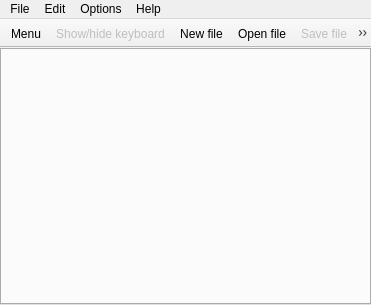
<?xml version="1.0" encoding="UTF-8"?>
<ui version="4.0">
 <class>MainWindow</class>
 <widget class="QMainWindow" name="MainWindow">
  <property name="geometry">
   <rect>
    <x>0</x>
    <y>0</y>
    <width>371</width>
    <height>305</height>
   </rect>
  </property>
  <property name="windowTitle">
   <string>MainWindow</string>
  </property>
  <widget class="QWidget" name="centralWidget">
   <layout class="QVBoxLayout" name="verticalLayout_2">
    <property name="spacing">
     <number>0</number>
    </property>
    <property name="leftMargin">
     <number>0</number>
    </property>
    <property name="topMargin">
     <number>0</number>
    </property>
    <property name="rightMargin">
     <number>0</number>
    </property>
    <property name="bottomMargin">
     <number>0</number>
    </property>
    <item>
     <widget class="QStackedWidget" name="stackedWidget">
      <property name="currentIndex">
       <number>0</number>
      </property>
      <widget class="QWidget" name="mainScreen">
       <layout class="QVBoxLayout" name="verticalLayout">
        <property name="spacing">
         <number>0</number>
        </property>
        <property name="leftMargin">
         <number>0</number>
        </property>
        <property name="topMargin">
         <number>0</number>
        </property>
        <property name="rightMargin">
         <number>0</number>
        </property>
        <property name="bottomMargin">
         <number>0</number>
        </property>
        <item>
         <widget class="QTabWidget" name="tabWidget">
          <property name="tabsClosable">
           <bool>false</bool>
          </property>
          <property name="movable">
           <bool>true</bool>
          </property>
         </widget>
        </item>
       </layout>
      </widget>
     </widget>
    </item>
   </layout>
  </widget>
  <widget class="QMenuBar" name="menuBar">
   <property name="geometry">
    <rect>
     <x>0</x>
     <y>0</y>
     <width>371</width>
     <height>21</height>
    </rect>
   </property>
   <widget class="QMenu" name="menuFile">
    <property name="title">
     <string>File</string>
    </property>
    <widget class="QMenu" name="menuRecent_files">
     <property name="title">
      <string>Recent local files</string>
     </property>
    </widget>
    <addaction name="actionNew"/>
    <addaction name="actionOpen_file"/>
    <addaction name="menuRecent_files"/>
    <addaction name="actionSave_file"/>
    <addaction name="actionSave_as"/>
    <addaction name="actionCloseFile"/>
    <addaction name="separator"/>
    <addaction name="actionExit"/>
   </widget>
   <widget class="QMenu" name="menuHelp">
    <property name="title">
     <string>Help</string>
    </property>
    <addaction name="actionAbout"/>
    <addaction name="actionQt_license"/>
   </widget>
   <widget class="QMenu" name="menuOptions">
    <property name="title">
     <string>Options</string>
    </property>
    <widget class="QMenu" name="menuTabs_alignment">
     <property name="title">
      <string>Tabs alignment</string>
     </property>
    </widget>
    <widget class="QMenu" name="menuInterface">
     <property name="title">
      <string>Interface size</string>
     </property>
     <addaction name="actionDecrease50"/>
     <addaction name="actionDecrease25"/>
     <addaction name="actionDecrease10"/>
     <addaction name="actionIncrease10"/>
     <addaction name="actionIncrease25"/>
     <addaction name="actionIncrease50"/>
    </widget>
    <widget class="QMenu" name="menuToolbar">
     <property name="title">
      <string>Toolbar</string>
     </property>
     <widget class="QMenu" name="menuCustomize">
      <property name="title">
       <string>Customize</string>
      </property>
      <addaction name="actionToolbarKeyboard"/>
      <addaction name="actionToolbarFile_Operations"/>
      <addaction name="actionToolbarUndo_redo"/>
      <addaction name="actionToolbarCut_copy_paste"/>
      <addaction name="actionToolbarZoom_in_out"/>
      <addaction name="actionToolbarSearch"/>
     </widget>
     <widget class="QMenu" name="menuToolbarOrientation">
      <property name="title">
       <string>Orientation</string>
      </property>
      <addaction name="actionToolbarNorth"/>
      <addaction name="actionToolbarSouth"/>
      <addaction name="actionToolbarWest"/>
      <addaction name="actionToolbarEast"/>
     </widget>
     <addaction name="actionShowToolbar"/>
     <addaction name="menuCustomize"/>
     <addaction name="menuToolbarOrientation"/>
    </widget>
    <widget class="QMenu" name="menuLanguage_mode">
     <property name="enabled">
      <bool>false</bool>
     </property>
     <property name="title">
      <string>Language</string>
     </property>
     <addaction name="actionLangC_Cpp"/>
     <addaction name="actionLangCSharp"/>
     <addaction name="actionLangJava"/>
     <addaction name="actionLangJavaScript"/>
     <addaction name="actionLangNone"/>
     <addaction name="actionLangObjective_C"/>
     <addaction name="actionLangPHP"/>
     <addaction name="actionLangPython"/>
     <addaction name="actionLangSQL"/>
     <addaction name="actionLangVBasic"/>
    </widget>
    <addaction name="menuInterface"/>
    <addaction name="menuTabs_alignment"/>
    <addaction name="menuToolbar"/>
    <addaction name="actionCheck_spelling_in_comments"/>
    <addaction name="actionLine_wrap"/>
    <addaction name="menuLanguage_mode"/>
   </widget>
   <widget class="QMenu" name="menuEdit">
    <property name="title">
     <string>Edit</string>
    </property>
    <addaction name="actionUndo"/>
    <addaction name="actionRedo"/>
    <addaction name="separator"/>
    <addaction name="actionCopy"/>
    <addaction name="actionCut"/>
    <addaction name="actionPaste"/>
    <addaction name="separator"/>
    <addaction name="actionShow_hide_keyboard"/>
    <addaction name="actionZoom_in"/>
    <addaction name="actionZoom_out"/>
    <addaction name="actionSearch"/>
   </widget>
   <addaction name="menuFile"/>
   <addaction name="menuEdit"/>
   <addaction name="menuOptions"/>
   <addaction name="menuHelp"/>
  </widget>
  <widget class="QToolBar" name="mainToolBar">
   <property name="windowTitle">
    <string>Toolbar</string>
   </property>
   <property name="movable">
    <bool>false</bool>
   </property>
   <property name="floatable">
    <bool>false</bool>
   </property>
   <attribute name="toolBarArea">
    <enum>TopToolBarArea</enum>
   </attribute>
   <attribute name="toolBarBreak">
    <bool>false</bool>
   </attribute>
   <addaction name="actionMenu"/>
   <addaction name="actionShow_hide_keyboard"/>
   <addaction name="actionNew"/>
   <addaction name="actionOpen_file"/>
   <addaction name="actionSave_file"/>
   <addaction name="actionSave_as"/>
   <addaction name="actionCloseFile"/>
   <addaction name="actionZoom_in"/>
   <addaction name="actionZoom_out"/>
   <addaction name="actionSearch"/>
   <addaction name="actionUndo"/>
   <addaction name="actionPaste"/>
   <addaction name="actionCopy"/>
   <addaction name="actionRedo"/>
   <addaction name="actionCut"/>
  </widget>
  <action name="actionOpen_file">
   <property name="checked">
    <bool>false</bool>
   </property>
   <property name="icon">
    <iconset resource="Resources/resources.qrc">
     <normaloff>:/Icons/open.png</normaloff>:/Icons/open.png</iconset>
   </property>
   <property name="text">
    <string>Open file</string>
   </property>
   <property name="toolTip">
    <string>Open file</string>
   </property>
   <property name="shortcut">
    <string>Ctrl+O</string>
   </property>
  </action>
  <action name="actionSave_file">
   <property name="enabled">
    <bool>false</bool>
   </property>
   <property name="icon">
    <iconset resource="Resources/resources.qrc">
     <normaloff>:/Icons/save.png</normaloff>:/Icons/save.png</iconset>
   </property>
   <property name="text">
    <string>Save file</string>
   </property>
   <property name="toolTip">
    <string>Save edited file</string>
   </property>
   <property name="shortcut">
    <string>Ctrl+S</string>
   </property>
  </action>
  <action name="actionAbout">
   <property name="text">
    <string>About</string>
   </property>
   <property name="shortcut">
    <string>Ctrl+H</string>
   </property>
  </action>
  <action name="actionZoom_out">
   <property name="enabled">
    <bool>false</bool>
   </property>
   <property name="icon">
    <iconset resource="Resources/resources.qrc">
     <normaloff>:/Icons/zoomOut.png</normaloff>:/Icons/zoomOut.png</iconset>
   </property>
   <property name="text">
    <string>Zoom out</string>
   </property>
   <property name="toolTip">
    <string>Zoom out</string>
   </property>
  </action>
  <action name="actionZoom_in">
   <property name="enabled">
    <bool>false</bool>
   </property>
   <property name="icon">
    <iconset resource="Resources/resources.qrc">
     <normaloff>:/Icons/zoomIn.png</normaloff>:/Icons/zoomIn.png</iconset>
   </property>
   <property name="text">
    <string>Zoom in</string>
   </property>
   <property name="toolTip">
    <string>Zoom in</string>
   </property>
  </action>
  <action name="actionSearch">
   <property name="enabled">
    <bool>false</bool>
   </property>
   <property name="icon">
    <iconset resource="Resources/resources.qrc">
     <normaloff>:/Icons/search.png</normaloff>:/Icons/search.png</iconset>
   </property>
   <property name="text">
    <string>Search</string>
   </property>
   <property name="toolTip">
    <string>Search</string>
   </property>
  </action>
  <action name="actionUndo">
   <property name="enabled">
    <bool>false</bool>
   </property>
   <property name="icon">
    <iconset resource="Resources/resources.qrc">
     <normaloff>:/Icons/undo.png</normaloff>:/Icons/undo.png</iconset>
   </property>
   <property name="text">
    <string>Undo</string>
   </property>
   <property name="toolTip">
    <string>Undo action</string>
   </property>
  </action>
  <action name="actionRedo">
   <property name="enabled">
    <bool>false</bool>
   </property>
   <property name="icon">
    <iconset resource="Resources/resources.qrc">
     <normaloff>:/Icons/redo.png</normaloff>:/Icons/redo.png</iconset>
   </property>
   <property name="text">
    <string>Redo</string>
   </property>
   <property name="toolTip">
    <string>Redo action</string>
   </property>
  </action>
  <action name="actionCut">
   <property name="enabled">
    <bool>false</bool>
   </property>
   <property name="icon">
    <iconset resource="Resources/resources.qrc">
     <normaloff>:/Icons/cut.png</normaloff>:/Icons/cut.png</iconset>
   </property>
   <property name="text">
    <string>Cut</string>
   </property>
   <property name="toolTip">
    <string>Cut</string>
   </property>
  </action>
  <action name="actionCopy">
   <property name="enabled">
    <bool>false</bool>
   </property>
   <property name="icon">
    <iconset resource="Resources/resources.qrc">
     <normaloff>:/Icons/copy.png</normaloff>:/Icons/copy.png</iconset>
   </property>
   <property name="text">
    <string>Copy</string>
   </property>
   <property name="toolTip">
    <string>Copy</string>
   </property>
  </action>
  <action name="actionPaste">
   <property name="enabled">
    <bool>false</bool>
   </property>
   <property name="icon">
    <iconset resource="Resources/resources.qrc">
     <normaloff>:/Icons/paste.png</normaloff>:/Icons/paste.png</iconset>
   </property>
   <property name="text">
    <string>Paste</string>
   </property>
   <property name="toolTip">
    <string>Paste</string>
   </property>
  </action>
  <action name="actionTabsWest">
   <property name="checkable">
    <bool>true</bool>
   </property>
   <property name="checked">
    <bool>true</bool>
   </property>
   <property name="text">
    <string>West</string>
   </property>
   <property name="toolTip">
    <string>Align tabs west</string>
   </property>
  </action>
  <action name="actionTabsEast">
   <property name="checkable">
    <bool>true</bool>
   </property>
   <property name="text">
    <string>East</string>
   </property>
   <property name="toolTip">
    <string>Align tabs east</string>
   </property>
  </action>
  <action name="actionTabsNorth">
   <property name="checkable">
    <bool>true</bool>
   </property>
   <property name="text">
    <string>North</string>
   </property>
   <property name="toolTip">
    <string>Align tabs north</string>
   </property>
  </action>
  <action name="actionTabsSouth">
   <property name="checkable">
    <bool>true</bool>
   </property>
   <property name="text">
    <string>South</string>
   </property>
   <property name="toolTip">
    <string>Align tabs south</string>
   </property>
  </action>
  <action name="actionDecrease50">
   <property name="checkable">
    <bool>false</bool>
   </property>
   <property name="text">
    <string>- 50%</string>
   </property>
   <property name="toolTip">
    <string>Decrease size by 50%</string>
   </property>
  </action>
  <action name="actionDecrease25">
   <property name="checkable">
    <bool>false</bool>
   </property>
   <property name="text">
    <string>- 25%</string>
   </property>
   <property name="toolTip">
    <string>Decrease size by 25%</string>
   </property>
  </action>
  <action name="actionDecrease10">
   <property name="checkable">
    <bool>false</bool>
   </property>
   <property name="checked">
    <bool>false</bool>
   </property>
   <property name="text">
    <string>- 10%</string>
   </property>
   <property name="toolTip">
    <string>Decrease size by 10%</string>
   </property>
  </action>
  <action name="actionIncrease10">
   <property name="checkable">
    <bool>false</bool>
   </property>
   <property name="text">
    <string>+ 10%</string>
   </property>
   <property name="toolTip">
    <string>Increase size by 10%</string>
   </property>
  </action>
  <action name="actionIncrease25">
   <property name="checkable">
    <bool>false</bool>
   </property>
   <property name="text">
    <string>+ 25%</string>
   </property>
   <property name="toolTip">
    <string>Increase size by 25%</string>
   </property>
  </action>
  <action name="actionToolbarFile_Operations">
   <property name="checkable">
    <bool>true</bool>
   </property>
   <property name="checked">
    <bool>true</bool>
   </property>
   <property name="text">
    <string>File Operations</string>
   </property>
  </action>
  <action name="actionToolbarCut_copy_paste">
   <property name="checkable">
    <bool>true</bool>
   </property>
   <property name="checked">
    <bool>true</bool>
   </property>
   <property name="text">
    <string>Cut, copy, paste</string>
   </property>
  </action>
  <action name="actionToolbarZoom_in_out">
   <property name="checkable">
    <bool>true</bool>
   </property>
   <property name="checked">
    <bool>true</bool>
   </property>
   <property name="text">
    <string>Zoom in and out</string>
   </property>
  </action>
  <action name="actionToolbarUndo_redo">
   <property name="checkable">
    <bool>true</bool>
   </property>
   <property name="checked">
    <bool>true</bool>
   </property>
   <property name="text">
    <string>Undo and redo</string>
   </property>
   <property name="toolTip">
    <string>Undo and redo</string>
   </property>
  </action>
  <action name="actionToolbarSearch">
   <property name="checkable">
    <bool>true</bool>
   </property>
   <property name="checked">
    <bool>true</bool>
   </property>
   <property name="text">
    <string>Search</string>
   </property>
  </action>
  <action name="actionCheck_spelling_in_comments">
   <property name="checkable">
    <bool>true</bool>
   </property>
   <property name="checked">
    <bool>true</bool>
   </property>
   <property name="text">
    <string>Check spelling</string>
   </property>
  </action>
  <action name="actionLine_wrap">
   <property name="checkable">
    <bool>true</bool>
   </property>
   <property name="checked">
    <bool>true</bool>
   </property>
   <property name="text">
    <string>Line wrap</string>
   </property>
  </action>
  <action name="actionExit">
   <property name="text">
    <string>Exit</string>
   </property>
   <property name="toolTip">
    <string>Exit application</string>
   </property>
  </action>
  <action name="actionShowToolbar">
   <property name="checkable">
    <bool>true</bool>
   </property>
   <property name="checked">
    <bool>true</bool>
   </property>
   <property name="text">
    <string>Show</string>
   </property>
   <property name="toolTip">
    <string>Show toolbar</string>
   </property>
  </action>
  <action name="actionNew">
   <property name="icon">
    <iconset resource="Resources/resources.qrc">
     <normaloff>:/Icons/new.png</normaloff>:/Icons/new.png</iconset>
   </property>
   <property name="text">
    <string>New file</string>
   </property>
   <property name="toolTip">
    <string>New file</string>
   </property>
  </action>
  <action name="actionSave_as">
   <property name="enabled">
    <bool>false</bool>
   </property>
   <property name="icon">
    <iconset resource="Resources/resources.qrc">
     <normaloff>:/Icons/saveAs.png</normaloff>:/Icons/saveAs.png</iconset>
   </property>
   <property name="text">
    <string>Save file as</string>
   </property>
   <property name="toolTip">
    <string>Save edited file as</string>
   </property>
  </action>
  <action name="actionLangC_Cpp">
   <property name="checkable">
    <bool>true</bool>
   </property>
   <property name="text">
    <string>C/C++</string>
   </property>
   <property name="toolTip">
    <string>C/C++</string>
   </property>
  </action>
  <action name="actionLangJava">
   <property name="checkable">
    <bool>true</bool>
   </property>
   <property name="text">
    <string>Java</string>
   </property>
   <property name="toolTip">
    <string>Java</string>
   </property>
  </action>
  <action name="actionLangObjective_C">
   <property name="checkable">
    <bool>true</bool>
   </property>
   <property name="text">
    <string>Objective-C</string>
   </property>
   <property name="toolTip">
    <string>Objective-C</string>
   </property>
  </action>
  <action name="actionLangCSharp">
   <property name="checkable">
    <bool>true</bool>
   </property>
   <property name="text">
    <string>C#</string>
   </property>
   <property name="toolTip">
    <string>C Sharp</string>
   </property>
  </action>
  <action name="actionLangPHP">
   <property name="checkable">
    <bool>true</bool>
   </property>
   <property name="text">
    <string>PHP</string>
   </property>
   <property name="toolTip">
    <string>PHP</string>
   </property>
  </action>
  <action name="actionLangVBasic">
   <property name="checkable">
    <bool>true</bool>
   </property>
   <property name="text">
    <string>Visual Basic</string>
   </property>
   <property name="toolTip">
    <string>Visual Basic</string>
   </property>
  </action>
  <action name="actionLangPython">
   <property name="checkable">
    <bool>true</bool>
   </property>
   <property name="text">
    <string>Python</string>
   </property>
   <property name="toolTip">
    <string>Python</string>
   </property>
  </action>
  <action name="actionLangSQL">
   <property name="checkable">
    <bool>true</bool>
   </property>
   <property name="text">
    <string>Transact-SQL</string>
   </property>
   <property name="toolTip">
    <string>Transact-SQL</string>
   </property>
  </action>
  <action name="actionLangJavaScript">
   <property name="checkable">
    <bool>true</bool>
   </property>
   <property name="text">
    <string>JavaScript</string>
   </property>
   <property name="toolTip">
    <string>JavaScript</string>
   </property>
  </action>
  <action name="actionLangNone">
   <property name="checkable">
    <bool>true</bool>
   </property>
   <property name="checked">
    <bool>true</bool>
   </property>
   <property name="text">
    <string>Plain text</string>
   </property>
   <property name="toolTip">
    <string>Plain text</string>
   </property>
  </action>
  <action name="actionToolbarNorth">
   <property name="checkable">
    <bool>true</bool>
   </property>
   <property name="checked">
    <bool>true</bool>
   </property>
   <property name="text">
    <string>North</string>
   </property>
  </action>
  <action name="actionToolbarSouth">
   <property name="checkable">
    <bool>true</bool>
   </property>
   <property name="text">
    <string>South</string>
   </property>
  </action>
  <action name="actionToolbarWest">
   <property name="checkable">
    <bool>true</bool>
   </property>
   <property name="text">
    <string>West</string>
   </property>
  </action>
  <action name="actionToolbarEast">
   <property name="checkable">
    <bool>true</bool>
   </property>
   <property name="text">
    <string>East</string>
   </property>
  </action>
  <action name="actionQt_license">
   <property name="text">
    <string>Qt license</string>
   </property>
   <property name="toolTip">
    <string>Qt license</string>
   </property>
  </action>
  <action name="actionIncrease50">
   <property name="text">
    <string>+ 50%</string>
   </property>
   <property name="toolTip">
    <string>Increase size by 50%</string>
   </property>
  </action>
  <action name="actionCloseFile">
   <property name="enabled">
    <bool>false</bool>
   </property>
   <property name="icon">
    <iconset resource="Resources/resources.qrc">
     <normaloff>:/Icons/close.png</normaloff>:/Icons/close.png</iconset>
   </property>
   <property name="text">
    <string>Close file</string>
   </property>
   <property name="toolTip">
    <string>Close current file</string>
   </property>
  </action>
  <action name="actionShow_hide_keyboard">
   <property name="enabled">
    <bool>false</bool>
   </property>
   <property name="icon">
    <iconset resource="Resources/resources.qrc">
     <normaloff>:/Icons/keyboard.png</normaloff>:/Icons/keyboard.png</iconset>
   </property>
   <property name="text">
    <string>Show/hide keyboard</string>
   </property>
   <property name="toolTip">
    <string>Show/hide keyboard</string>
   </property>
  </action>
  <action name="actionToolbarKeyboard">
   <property name="checkable">
    <bool>true</bool>
   </property>
   <property name="checked">
    <bool>true</bool>
   </property>
   <property name="enabled">
    <bool>true</bool>
   </property>
   <property name="text">
    <string>Keyboard toggle</string>
   </property>
   <property name="toolTip">
    <string>Keyboard toggle</string>
   </property>
  </action>
  <action name="actionConnection_setup">
   <property name="text">
    <string>Connection setup</string>
   </property>
  </action>
  <action name="actionMenu">
   <property name="icon">
    <iconset resource="Resources/resources.qrc">
     <normaloff>:/Icons/menu.png</normaloff>:/Icons/menu.png</iconset>
   </property>
   <property name="text">
    <string>Menu</string>
   </property>
   <property name="menuRole">
    <enum>QAction::NoRole</enum>
   </property>
  </action>
 </widget>
 <layoutdefault spacing="6" margin="11"/>
 <resources>
  <include location="Resources/resources.qrc"/>
 </resources>
 <connections/>
</ui>
